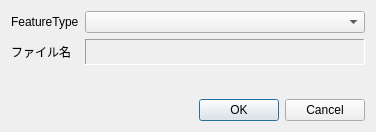
<?xml version="1.0" encoding="UTF-8"?>
<ui version="4.0">
 <class>CityGMLFeatureTypeDialog</class>
 <widget class="QDialog" name="CityGMLFeatureTypeDialog">
  <property name="geometry">
   <rect>
    <x>0</x>
    <y>0</y>
    <width>376</width>
    <height>132</height>
   </rect>
  </property>
  <property name="windowTitle">
   <string>地物の設定</string>
  </property>
  <layout class="QGridLayout" name="gridLayout">
   <item row="0" column="0">
    <widget class="QLabel" name="label">
     <property name="sizePolicy">
      <sizepolicy hsizetype="Fixed" vsizetype="Fixed">
       <horstretch>0</horstretch>
       <verstretch>0</verstretch>
      </sizepolicy>
     </property>
     <property name="text">
      <string>FeatureType</string>
     </property>
    </widget>
   </item>
   <item row="0" column="1">
    <widget class="QComboBox" name="feature_type"/>
   </item>
   <item row="1" column="0">
    <widget class="QLabel" name="label_2">
     <property name="text">
      <string>ファイル名</string>
     </property>
    </widget>
   </item>
   <item row="3" column="0" colspan="2">
    <widget class="QDialogButtonBox" name="button_box">
     <property name="orientation">
      <enum>Qt::Horizontal</enum>
     </property>
     <property name="standardButtons">
      <set>QDialogButtonBox::Cancel|QDialogButtonBox::Ok</set>
     </property>
    </widget>
   </item>
   <item row="1" column="1">
    <widget class="QLabel" name="file_name">
     <property name="minimumSize">
      <size>
       <width>0</width>
       <height>26</height>
      </size>
     </property>
     <property name="frameShape">
      <enum>QFrame::Panel</enum>
     </property>
     <property name="frameShadow">
      <enum>QFrame::Sunken</enum>
     </property>
     <property name="text">
      <string/>
     </property>
     <property name="margin">
      <number>5</number>
     </property>
    </widget>
   </item>
   <item row="2" column="0">
    <spacer name="verticalSpacer">
     <property name="orientation">
      <enum>Qt::Vertical</enum>
     </property>
     <property name="sizeHint" stdset="0">
      <size>
       <width>20</width>
       <height>40</height>
      </size>
     </property>
    </spacer>
   </item>
  </layout>
 </widget>
 <resources/>
 <connections>
  <connection>
   <sender>button_box</sender>
   <signal>accepted()</signal>
   <receiver>CityGMLFeatureTypeDialog</receiver>
   <slot>accept()</slot>
   <hints>
    <hint type="sourcelabel">
     <x>248</x>
     <y>254</y>
    </hint>
    <hint type="destinationlabel">
     <x>157</x>
     <y>274</y>
    </hint>
   </hints>
  </connection>
  <connection>
   <sender>button_box</sender>
   <signal>rejected()</signal>
   <receiver>CityGMLFeatureTypeDialog</receiver>
   <slot>reject()</slot>
   <hints>
    <hint type="sourcelabel">
     <x>316</x>
     <y>260</y>
    </hint>
    <hint type="destinationlabel">
     <x>286</x>
     <y>274</y>
    </hint>
   </hints>
  </connection>
 </connections>
</ui>
